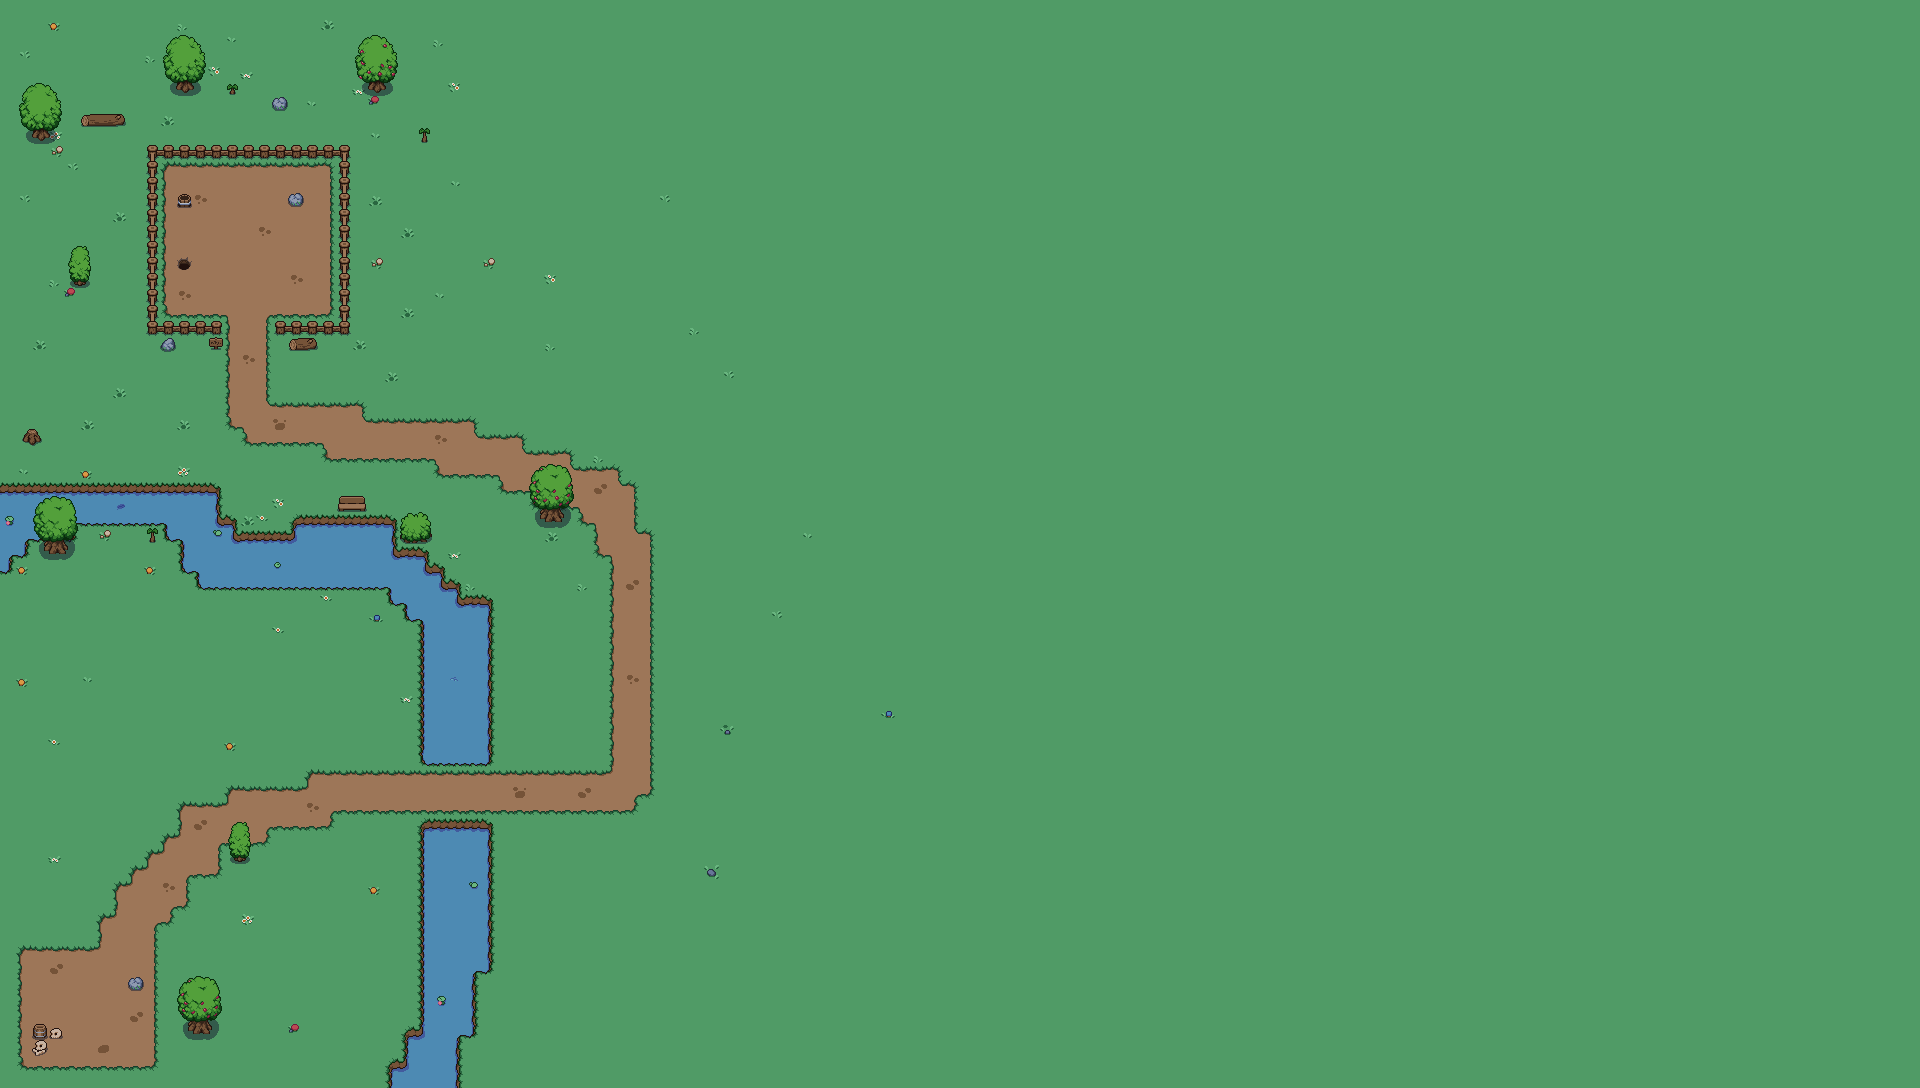

Below is a game level as drawn by its tile map, then a one-line description and the .tmx that defines it (tile-layer data replaced by summaries):
An orthogonal 120x68 tile map with 16x16 px tiles, 5 tile layers (ground, ground decoration, player level, sky, ...), 7 tilesets and 3 objects (2x slimeSpawn, playerSpawn).

<map version="1.10" tiledversion="1.11.0" orientation="orthogonal" renderorder="right-down" width="120" height="68" tilewidth="16" tileheight="16" infinite="0" nextlayerid="9" nextobjectid="7">
 <tileset firstgid="1" source="grass.tsx" />
 <tileset firstgid="2" source="objects.tsx" />
 <tileset firstgid="210" source="plains.tsx" />
 <tileset firstgid="282" source="decor_16x16.tsx" />
 <tileset firstgid="302" source="fences.tsx" />
 <tileset firstgid="318" source="water-sheet.tsx" />
 <tileset firstgid="408" source="water_decorations.tsx" />
 <layer id="1" name="ground" width="120" height="68">
  <data>[8160 cells, 8160 non-empty, 27 distinct tile ids]</data>
 </layer>
 <layer id="4" name="ground decoration" width="120" height="68">
  <data>[8160 cells, 91 non-empty, 20 distinct tile ids]</data>
 </layer>
 <layer id="2" name="player level" width="120" height="68">
  <data>[8160 cells, 91 non-empty, 45 distinct tile ids]</data>
 </layer>
 <layer id="3" name="sky" width="120" height="68">
  <data>[8160 cells, 69 non-empty, 47 distinct tile ids]</data>
 </layer>
 <layer id="5" name="sky" width="120" height="68">
  <data>[8160 cells, 0 non-empty, 0 distinct tile ids]</data>
 </layer>
 <objectgroup id="8" name="objectLayer">
  <object id="1" type="playerSpawn" x="240" y="240" width="16" height="16" />
  <object id="5" type="slimeSpawn" x="0" y="-32" width="1920" />
  <object id="6" type="slimeSpawn" x="-32" y="0" height="460" />
 </objectgroup>
</map>
